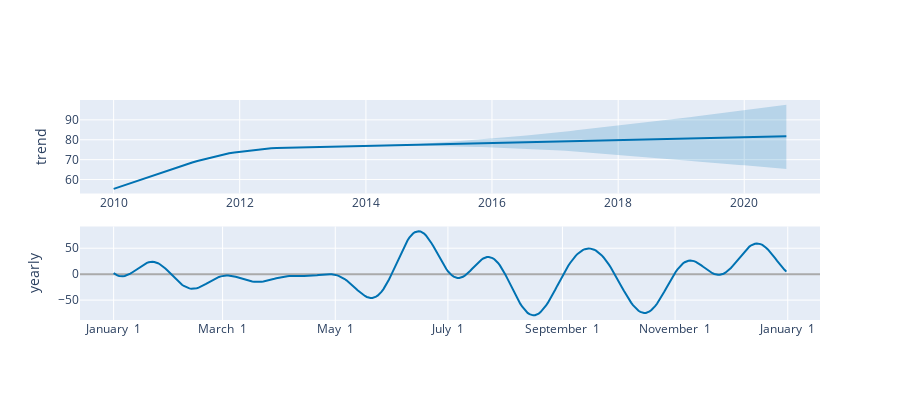

Write notebook code for a chart like this one.
### Code cell
plot_components_plotly(m, forecast)

### Figure 1 — Plotly figure (JSON) as saved in the notebook; plotly's stock layout.template omitted (floating-point values rounded to 4 significant figures; data arrays with more than 128 entries replaced by an {"elided": "..."} marker saying what was removed)
{"data": [{"line": {"color": "#0072B2", "width": 2}, "mode": "lines", "name": "trend", "type": "scatter", "x": {"elided": "129 str values"}, "xaxis": "x", "y": {"elided": "129 float values"}, "yaxis": "y"}, {"line": {"color": "rgba(0, 114, 178, 0.2)", "width": 0}, "mode": "lines", "name": "trend_upper", "type": "scatter", "x": {"elided": "129 str values"}, "xaxis": "x", "y": {"elided": "129 float values"}, "yaxis": "y"}, {"fill": "tonexty", "fillcolor": "rgba(0, 114, 178, 0.2)", "line": {"color": "rgba(0, 114, 178, 0.2)", "width": 0}, "mode": "lines", "name": "trend_lower", "type": "scatter", "x": {"elided": "129 str values"}, "xaxis": "x", "y": {"elided": "129 float values"}, "yaxis": "y"}, {"line": {"color": "#0072B2", "width": 2}, "mode": "lines", "name": "yearly", "type": "scatter", "x": {"elided": "365 str values"}, "xaxis": "x2", "y": {"elided": "365 float values"}, "yaxis": "y2"}], "layout": {"height": 400, "showlegend": false, "width": 900, "xaxis": {"anchor": "y", "domain": [0, 1], "range": ["2009-06-20T04:48:00", "2021-03-14T19:12:00"], "type": "date"}, "xaxis2": {"anchor": "y2", "domain": [0, 1], "range": ["2016-12-13T18:54:02.958904115", "2018-01-18T11:04:57.863013581"], "tickformat": "%B %e", "type": "date"}, "yaxis": {"anchor": "x", "domain": [0.575, 1], "rangemode": "normal", "title": {"text": "trend"}, "zerolinecolor": "#AAA"}, "yaxis2": {"anchor": "x2", "domain": [0, 0.425], "title": {"text": "yearly"}, "zerolinecolor": "#AAA"}}}
